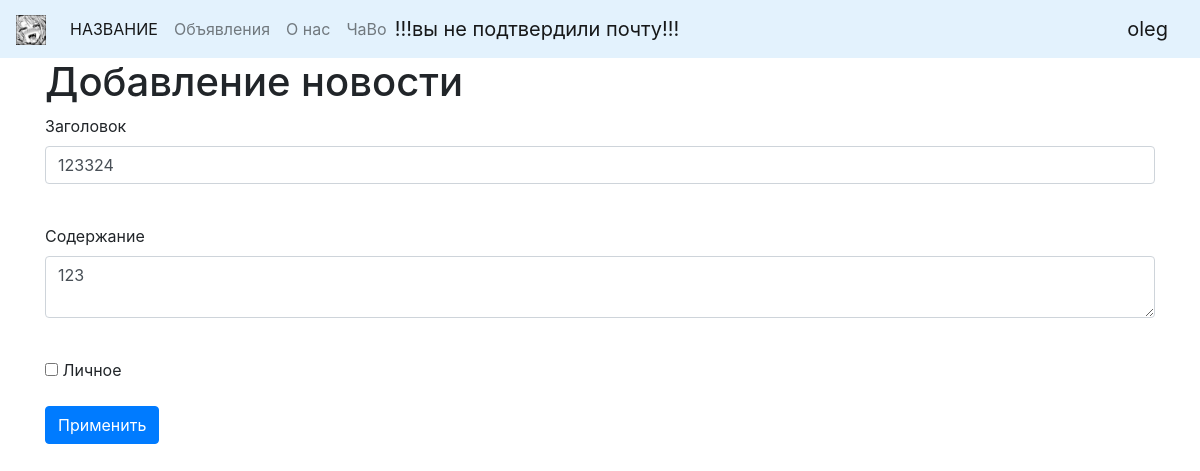
Screenshot of /news/1 (signed in) with the database file from the repository.
### data/users.py (models this page shows, shortened)
class User(SqlAlchemyBase, UserMixin):
    __tablename__ = 'users'
    id = sqlalchemy.Column(sqlalchemy.Integer,
                           primary_key=True, autoincrement=True)
    name = sqlalchemy.Column(sqlalchemy.String, nullable=True)
    about = sqlalchemy.Column(sqlalchemy.String, nullable=True)
    email = sqlalchemy.Column(sqlalchemy.String,
                              index=True, unique=True, nullable=True)
    hashed_password = sqlalchemy.Column(sqlalchemy.String, nullable=True)
    is_activate = sqlalchemy.Column(sqlalchemy.Boolean, default=False)
    uuid = sqlalchemy.Column(sqlalchemy.String, nullable=True)
    created_date = sqlalchemy.Column(sqlalchemy.String, nullable=True)
    news = orm.relation("News", back_populates='user')

### data/news.py (models this page shows)
class News(SqlAlchemyBase):
    __tablename__ = 'news'
    id = sqlalchemy.Column(sqlalchemy.Integer,
                           primary_key=True, autoincrement=True)
    title = sqlalchemy.Column(sqlalchemy.String, nullable=True)
    content = sqlalchemy.Column(sqlalchemy.String, nullable=True)
    created_date = sqlalchemy.Column(sqlalchemy.DateTime,
                                     default=datetime.datetime.now)
    is_private = sqlalchemy.Column(sqlalchemy.Boolean, default=True)
    user_id = sqlalchemy.Column(sqlalchemy.Integer,
                                sqlalchemy.ForeignKey("users.id"))
    categories = orm.relation("Category",
                              secondary="association",
                              backref="news")
    user = orm.relation('User')

### main.py (the view, shortened to what this page needs)
@app.route('/news/<int:id>', methods=['GET', 'POST'])
@login_required
def edit_news(id):
    form = NewsForm()
    if request.method == "GET":
        session = db_session.create_session()
        news = session.query(News).filter(News.id == id,
                                          News.user == current_user).first()
        if news:
            form.title.data = news.title
            form.content.data = news.content
            form.is_private.data = news.is_private
        else:
            abort(404)
    return render_template('news.html', title='Редактирование новости', form=form)

### data/NewsForm.py
class NewsForm(FlaskForm):
    title = StringField('Заголовок', validators=[DataRequired()])
    content = TextAreaField("Содержание")
    is_private = BooleanField("Личное")
    submit = SubmitField('Применить')

### data/db_session.py (called while the page is built)
def create_session() -> Session:
    global __factory
    return __factory()

### main.py (called while the page is built)
@login_manager.user_loader
def load_user(user_id):
    session = db_session.create_session()
    return session.query(User).get(user_id)

### templates/news.html (shortened to what this page needs)
{% extends "base.html" %}
{% block content %}
<h1>Добавление новости</h1>
<form action="" method="post">
    <p>
        {{ form.title.label }}<br>
        {{ form.title(class="form-control") }}<br>
    </p>
    <p>
        {{ form.content.label }}<br>
        {{ form.content(class="form-control") }}<br>
    </p>
    <p>{{ form.is_private() }} {{ form.is_private.label }}</p>
    <p>{{ form.submit(type="submit", class="btn btn-primary") }}</p>
</form>
{% endblock %}

### templates/base.html (shortened to what this page needs)
<!doctype html>
<html lang="ru">
<head>
    <link rel="stylesheet"
          href="https://stackpath.bootstrapcdn.com/bootstrap/4.4.1/css/bootstrap.min.css"
>
</head>
<body>
<header>
    <nav class="navbar navbar-expand-lg navbar-light" style="background-color: #e3f2fd;">
    <a class="navbar-brand">
        <img src="/static/img/DO_NOT_DELETE.jpg" width="30" height="30" alt="">
    </a>
    <div class="collapse navbar-collapse">
        <div class="navbar-nav">
            <a class="nav-item nav-link active" href="/">НАЗВАНИЕ <span class="sr-only">(current)</span></a>
            <a class="nav-item nav-link" href="/goods">Объявления</a>
            <a class="nav-item nav-link" href="/about">О нас</a>
            <a class="nav-item nav-link" href="/faq">ЧаВо</a>
            {% if current_user.is_authenticated and not current_user.is_activate %}
                <a class="navbar-brand" href="/accept/{{ current_user.id }}">!!!вы не подтвердили почту!!!</a>
            {% endif %}
        </div>
    </div>
    {% if current_user.is_authenticated %}
        <a class="navbar-brand" href="/logout">{{ current_user.name }}</a>
    {% else %}
        <p>
            <a class="btn btn-primary " href="/register">Зарегистрироваться</a>
            <a class="btn btn-success" href="/login">Войти</a>
        </p>
    {% endif %}
    </nav>
</header>
<main role="main" class="container">
    {% block content %}{% endblock %}
</main>
</body>
</html>

### rows the page displays
User: name "oleg"
News: title "123324", content "123"
